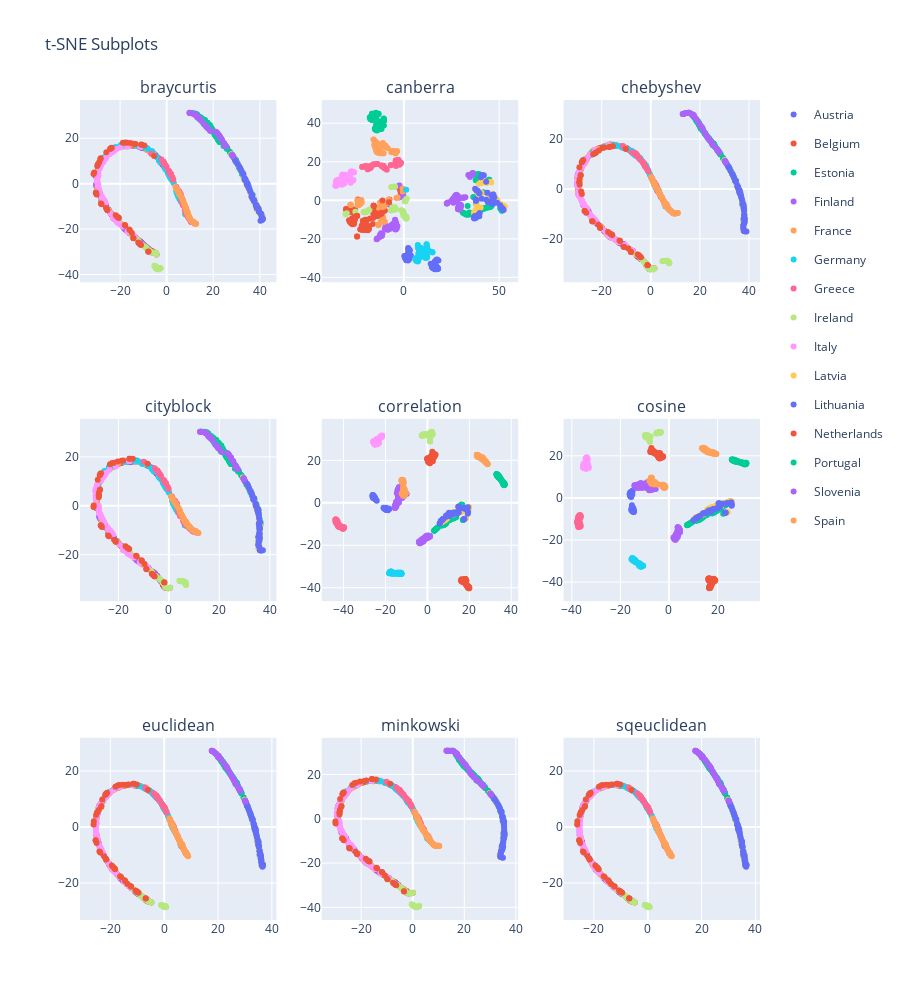

The cell this chart's notebook holds for it:
### Code cell
import plotly.express as px
import plotly.subplots as sp
import plotly.graph_objects as go

# def create_tsne_plots(X, y, dist_metrics):
X = big_data.values
dist_metrics = [
    "braycurtis",
    "canberra",
    "chebyshev",
    "cityblock",
    "correlation",
    "cosine",
    # "dice", dots (?)
    "euclidean",
    # "hamming", sparse layout
    # "jaccard", dots (?)
    # "jensenshannon", not valid
    # "kulsinski", dots (?)
    # "kulczynski1", not valid
    # "mahalanobis", required additional arg
    # "matching", dots 
    "minkowski",
    # "rogerstanimoto", dots 
    # "russellrao", dots
    # "seuclidean", init error?
    # "sokalmichener", dots
    # "sokalsneath", dots
    "sqeuclidean",
    # "yule"  dots
    ]

final_fig = sp.make_subplots(rows=3, cols=3,
    subplot_titles=dist_metrics)

for i in range(0, len(dist_metrics)):
    
    row_i = int(i/3) + 1
    col_i = i % 3 + 1

    tsne = TSNE(
        perplexity=30, n_components=2, learning_rate='auto',
        init='random', metric=dist_metrics[i], random_state=0, n_jobs=-1)
    X_embedded = tsne.fit_transform(X)

    fig = px.scatter(X_embedded, x=X_embedded[:,0], y=X_embedded[:,1], color=y)

    if i != 0:
        for j in range(0, len(countries)):
            fig['data'][j]['showlegend'] = False

    fig_traces = []
    for trace in range(len(fig["data"])):
        fig_traces.append(fig["data"][trace])

    for traces in fig_traces:
        final_fig.append_trace(traces, row=row_i, col=col_i)

final_fig.update_layout(height=1000, title_text="t-SNE Subplots")
final_fig.show()
